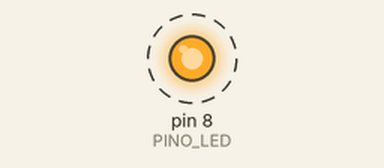
Simulated run of this sketch. Board: Arduino Uno, built with avr-gcc and run on an emulated ATmega328P. On the bench: output pins drawn as LEDs (lit = HIGH). Dashed ring = blinking.

Above: at 0.5 s.
Timing chart, 0 to 4.6 s (numbered marks = the images above):
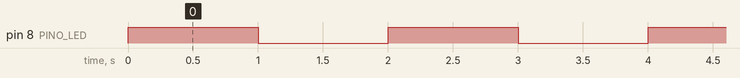

The sketch:

01_blink.ino
```cpp
/*
  01 - Primeiro LED: piscar (blink)
  Placa: Arduino Uno/Nano

  Ligacoes (na protoboard):
    pino 8 -> resistor 220 ohms -> perna LONGA do LED (anodo, +)
    perna CURTA do LED (catodo, -) -> GND

  O que aprender: pinMode define o pino como SAIDA; digitalWrite liga (HIGH = 5 V)
  ou desliga (LOW = 0 V); delay espera em milissegundos. O loop repete para sempre.
*/
const int PINO_LED = 8;

void setup() {
  pinMode(PINO_LED, OUTPUT);   // roda uma vez: o pino 8 vai ser uma saida
}

void loop() {                  // roda para sempre
  digitalWrite(PINO_LED, HIGH); // liga o LED
  delay(1000);                  // espera 1000 ms = 1 segundo
  digitalWrite(PINO_LED, LOW);  // desliga o LED
  delay(1000);
}
```

Measured:
- by itself, pin 8 (PINO_LED): alternates HIGH for 1.0 s and LOW for 1.0 s
